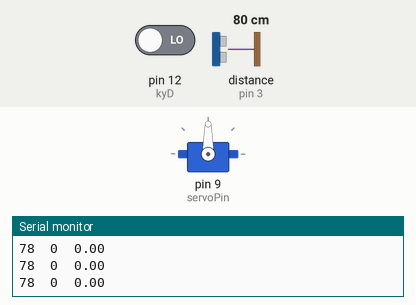
Simulated run of this sketch. Board: Arduino Uno, built with avr-gcc and run on an emulated ATmega328P. Shown: servo, the last lines printed to the serial monitor. Wiring (inferred from the names in the program): ultrasonic range finder: trigger pin 2; echo pin 3. The test bench sets the inputs (shaded band); at power-on: distance to the obstacle (sensor on pin 3) 80 cm, pin 12 (kyD) LOW. The echo pulse lasts 58.3 µs per cm.

Above: at 2.2 s.
2.3 s: distance to the obstacle (sensor on pin 3) set to 8 cm
5.3 s: distance to the obstacle (sensor on pin 3) set to 5 cm
At 5.55 s:
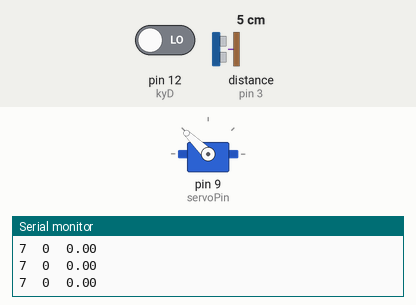
8.3 s: pin 12 (kyD) driven HIGH
14.3 s: distance to the obstacle (sensor on pin 3) set to 9 cm
At 14.9 s:
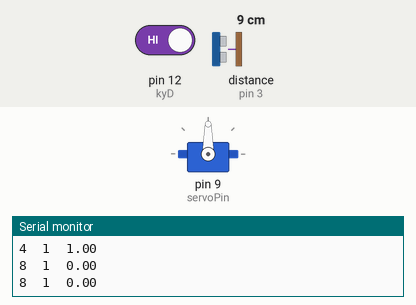
16.0 s: distance to the obstacle (sensor on pin 3) set to 2 cm
At 16.22 s:
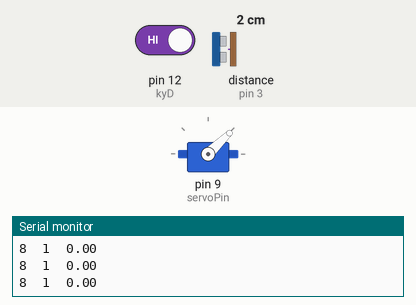
Timing chart, 0 to 20.0 s (numbered marks = the images above; inputs shaded):
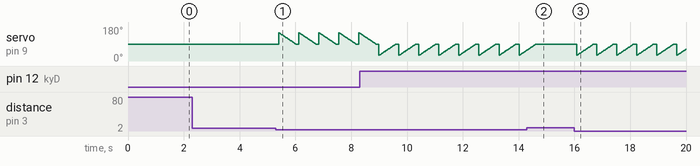

Measured:
- the behaviour switches between 7 and 6 cm on distance to the obstacle (sensor on pin 3) (found by bisection; images 0 and 1)
- after the input at 5.3 s, servo on pin 9 (servoPin): ramps from 150° to 90° and jumps back, once every 0.72 s
- after the input at 14.3 s, servo on pin 9 (servoPin): goes on until 14.6 s, then stays 90°
- after the input at 16.0 s, servo on pin 9 (servoPin): ramps from 30° to 90° and jumps back, once every 0.72 s

The sketch:

deteksiLogam.ino
```cpp
#include <Servo.h>
#include <Fuzzy.h>
const int kyD = 12;
const int trigPin = 2;
const int echoPin = 3;
const int servoPin = 9;
int pos;
long waktu;

Servo s;
Fuzzy *fuzzy = new Fuzzy();

// FuzzyInput Sampah
FuzzySet *ada = new FuzzySet(0, 3, 3, 6);
FuzzySet *tidakAda = new FuzzySet(6, 20, 20, 100);

// FuzzyInput Ky
//FuzzySet *logam = new FuzzySet(20, 35, 35, 50);
//FuzzySet *bukanLogam = new FuzzySet(-5, 20, 20, 35);
FuzzySet *logam = new FuzzySet(1, 1, 1, 1);
FuzzySet *bukanLogam = new FuzzySet(0, 0, 0, 0);

// FuzzyOutput
FuzzySet *off = new FuzzySet(0, 0, 0, 0);
FuzzySet *kanan = new FuzzySet(1, 1, 1, 1);
FuzzySet *kiri = new FuzzySet(0.5, 0.5, 0.5, 0.5);

void setup() {
  Serial.begin(9600);
  pinMode(trigPin, OUTPUT);
  pinMode(echoPin, INPUT);
  pinMode(kyD, INPUT);
  s.attach(servoPin);
  konfigFuzzy();
  delay(1000);
}

void loop() {
  int jarak = bacaJarak();
  int logam = bacaLogam();
  float output = hasilFuzzy(jarak, logam);
  //debugging
  Serial.print(jarak);Serial.print("\t");
  Serial.print(logam);Serial.print("\t");
  Serial.print(output);Serial.println();
  delay(100);
}

int bacaLogam(){
  return digitalRead(kyD);
}

int bacaJarak(){
  digitalWrite(trigPin, LOW);
  delayMicroseconds(2);
  digitalWrite(trigPin, HIGH);
  delayMicroseconds(10);
  digitalWrite(trigPin, LOW);
  waktu = pulseIn(echoPin, HIGH);
  return waktu*0.034/2;
}

void keKanan(){
  pos = 30;
  s.write(pos);
  kembali(pos);
}

void keKiri(){
  pos = 150;
  s.write(pos);
  kembali(pos);
}

void kembali(int x){
  if(x == 150){
    for (pos = x; pos >= 90; pos -= 1) {
    s.write(pos);
    delay(10);
    }
  } else if(x == 30){
    for (pos = x; pos <= 90; pos += 1) {
    s.write(pos);
    delay(10);
    }
  }
}

void konfigFuzzy(){
  FuzzyInput *sampah = new FuzzyInput(1);
    sampah->addFuzzySet(ada);
    sampah->addFuzzySet(tidakAda);
  fuzzy->addFuzzyInput(sampah);

  FuzzyInput *ky = new FuzzyInput(2);
    ky->addFuzzySet(logam);
    ky->addFuzzySet(bukanLogam);
  fuzzy->addFuzzyInput(ky);

  FuzzyOutput *servo = new FuzzyOutput(1);
    servo->addFuzzySet(off);
    servo->addFuzzySet(kanan);
    servo->addFuzzySet(kiri);
  fuzzy->addFuzzyOutput(servo);

  FuzzyRuleAntecedent *ifAdaAndLogam = new FuzzyRuleAntecedent();
  ifAdaAndLogam->joinWithAND(ada, logam);
  FuzzyRuleConsequent *thenKanan = new FuzzyRuleConsequent();
  thenKanan->addOutput(kanan);
  FuzzyRule *fuzzyRule01 = new FuzzyRule(1, ifAdaAndLogam, thenKanan);
  fuzzy->addFuzzyRule(fuzzyRule01);

  FuzzyRuleAntecedent *ifAdaAndBukanLogam = new FuzzyRuleAntecedent();
  ifAdaAndBukanLogam->joinWithAND(ada, bukanLogam);
  FuzzyRuleConsequent *thenKiri = new FuzzyRuleConsequent();
  thenKiri->addOutput(kiri);
  FuzzyRule *fuzzyRule02 = new FuzzyRule(2, ifAdaAndBukanLogam, thenKiri);
  fuzzy->addFuzzyRule(fuzzyRule02);

  FuzzyRuleAntecedent *ifTidakAda = new FuzzyRuleAntecedent();
  ifTidakAda->joinSingle(tidakAda);
  FuzzyRuleConsequent *thenOff = new FuzzyRuleConsequent();
  thenOff->addOutput(off);
  FuzzyRule *fuzzyRule03 = new FuzzyRule(3, ifTidakAda, thenOff);
  fuzzy->addFuzzyRule(fuzzyRule03);
}

float hasilFuzzy(int x, int y){
  fuzzy->setInput(1, x);
  fuzzy->setInput(2, y);
  fuzzy->fuzzify();
  float output = fuzzy->defuzzify(1);
  if(output == 1){
    keKanan(); return output;
  } else if(output == 0.5){
    keKiri(); return output;
  } else if (output == 0){
    return output;
  }
}
```
